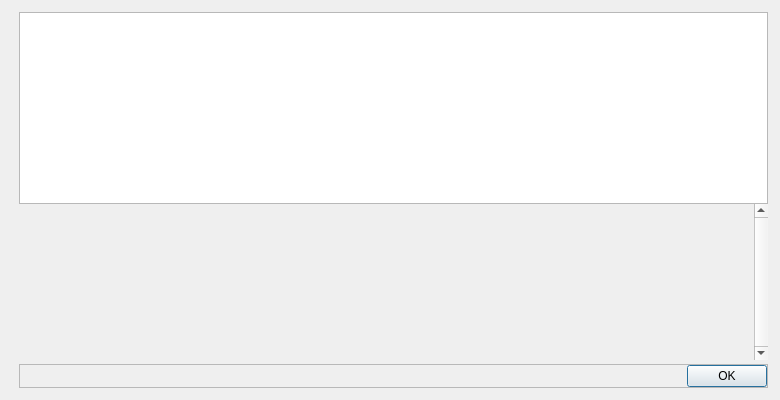
<?xml version="1.0" encoding="UTF-8"?>
<ui version="4.0">
 <class>HelpMessageDialog</class>
 <widget class="QDialog" name="HelpMessageDialog">
  <property name="geometry">
   <rect>
    <x>0</x>
    <y>0</y>
    <width>780</width>
    <height>400</height>
   </rect>
  </property>
  <layout class="QHBoxLayout" name="horizontalLayout_2">
   <property name="spacing">
    <number>0</number>
   </property>
   <property name="leftMargin">
    <number>12</number>
   </property>
   <property name="topMargin">
    <number>12</number>
   </property>
   <property name="rightMargin">
    <number>12</number>
   </property>
   <property name="bottomMargin">
    <number>12</number>
   </property>
   <item>
    <layout class="QVBoxLayout" name="verticalLayoutLogo" stretch="0,0">
     <property name="leftMargin">
      <number>0</number>
     </property>
     <property name="topMargin">
      <number>4</number>
     </property>
     <property name="rightMargin">
      <number>0</number>
     </property>
     <item>
      <widget class="QLabel" name="aboutLogo">
       <property name="sizePolicy">
        <sizepolicy hsizetype="Preferred" vsizetype="Ignored">
         <horstretch>0</horstretch>
         <verstretch>0</verstretch>
        </sizepolicy>
       </property>
       <property name="maximumSize">
        <size>
         <width>100</width>
         <height>100</height>
        </size>
       </property>
       <property name="pixmap">
        <pixmap resource="../bitcoin.qrc">:/icons/bitcoin</pixmap>
       </property>
       <property name="scaledContents">
        <bool>true</bool>
       </property>
       <property name="alignment">
        <set>Qt::AlignLeading|Qt::AlignLeft|Qt::AlignTop</set>
       </property>
      </widget>
     </item>
     <item>
      <widget class="QFrame" name="frame">
       <property name="frameShape">
        <enum>QFrame::NoFrame</enum>
       </property>
       <property name="frameShadow">
        <enum>QFrame::Raised</enum>
       </property>
      </widget>
     </item>
    </layout>
   </item>
   <item>
    <layout class="QVBoxLayout" name="verticalLayout">
     <item>
      <widget class="QTextEdit" name="helpMessage">
       <property name="readOnly">
        <bool>true</bool>
       </property>
      </widget>
     </item>
     <item>
      <widget class="QScrollArea" name="scrollArea">
       <property name="frameShape">
        <enum>QFrame::NoFrame</enum>
       </property>
       <property name="verticalScrollBarPolicy">
        <enum>Qt::ScrollBarAlwaysOn</enum>
       </property>
       <property name="widgetResizable">
        <bool>true</bool>
       </property>
       <widget class="QWidget" name="scrollAreaWidgetContents">
        <property name="geometry">
         <rect>
          <x>0</x>
          <y>0</y>
          <width>635</width>
          <height>135</height>
         </rect>
        </property>
        <layout class="QVBoxLayout" name="verticalLayout_2">
         <item>
          <widget class="QLabel" name="aboutMessage">
           <property name="cursor">
            <cursorShape>IBeamCursor</cursorShape>
           </property>
           <property name="textFormat">
            <enum>Qt::PlainText</enum>
           </property>
           <property name="alignment">
            <set>Qt::AlignLeading|Qt::AlignLeft|Qt::AlignTop</set>
           </property>
           <property name="openExternalLinks">
            <bool>true</bool>
           </property>
           <property name="textInteractionFlags">
            <set>Qt::LinksAccessibleByMouse|Qt::TextSelectableByKeyboard|Qt::TextSelectableByMouse</set>
           </property>
          </widget>
         </item>
        </layout>
       </widget>
      </widget>
     </item>
     <item>
      <spacer name="verticalSpacer">
       <property name="orientation">
        <enum>Qt::Vertical</enum>
       </property>
       <property name="sizeType">
        <enum>QSizePolicy::Fixed</enum>
       </property>
       <property name="sizeHint" stdset="0">
        <size>
         <width>4</width>
         <height>4</height>
        </size>
       </property>
      </spacer>
     </item>
     <item>
      <widget class="QFrame" name="frame_2">
       <property name="minimumSize">
        <size>
         <width>0</width>
         <height>0</height>
        </size>
       </property>
       <property name="frameShape">
        <enum>QFrame::StyledPanel</enum>
       </property>
       <property name="frameShadow">
        <enum>QFrame::Raised</enum>
       </property>
       <layout class="QHBoxLayout" name="horizontalLayout">
        <property name="leftMargin">
         <number>0</number>
        </property>
        <property name="topMargin">
         <number>0</number>
        </property>
        <property name="rightMargin">
         <number>0</number>
        </property>
        <property name="bottomMargin">
         <number>0</number>
        </property>
        <item>
         <spacer name="horizontalSpacer">
          <property name="orientation">
           <enum>Qt::Horizontal</enum>
          </property>
          <property name="sizeHint" stdset="0">
           <size>
            <width>566</width>
            <height>20</height>
           </size>
          </property>
         </spacer>
        </item>
        <item>
         <widget class="QPushButton" name="btnOK">
          <property name="text">
           <string>OK</string>
          </property>
         </widget>
        </item>
       </layout>
      </widget>
     </item>
    </layout>
   </item>
  </layout>
 </widget>
 <resources>
  <include location="../bitcoin.qrc"/>
 </resources>
 <connections/>
</ui>
